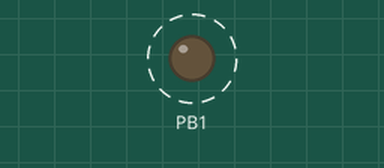
Recording of a program running on a simulated ATtiny85, built with avr-gcc and run on an emulated ATtiny85. Shown: output pins drawn as LEDs (lit = HIGH). Dashed ring = blinking.

Above: at 0.2 s.
Timing chart, 0 to 3.0 s (numbered marks = the images above):
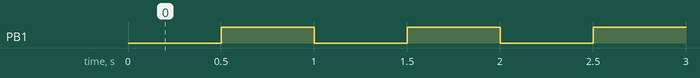

The program:

main.cpp
```cpp
#include <Arduino.h>

// Very fancy version :)

// PB5 PCINT5 | ADC0 | RESET
// PB4 PCINT4 | ADC2 | USB- | PWM4
// PB3 PCINT3 | ADC3 | USB+
// PB2 PCINT2 | ADC1 | SCLK | SCL | INT0
// PB1 PCINT1 | PWM1 | MISO | LED
// PB0 PCINT0 | PWM0 | MOSI | SDA

#define PIN_LED PIN1      // some versions have the led on PIN0
#define BLINK_PERIOD 500  // ms between state changes

//

static uint8_t ledState = LOW;

void initLed() {
  pinMode(PIN_LED, OUTPUT);
}

void updateLedState() {
  digitalWrite(PIN_LED, ledState);
}

void toggleLedState() {
  ledState = ledState == LOW ? HIGH : LOW;
}

//

void setup() {
  initLed();
}

void loop() {
  updateLedState();
  toggleLedState();

  delay(BLINK_PERIOD);
}
```

Measured:
- by itself, PB1: alternates HIGH for 0.50 s and LOW for 0.50 s
